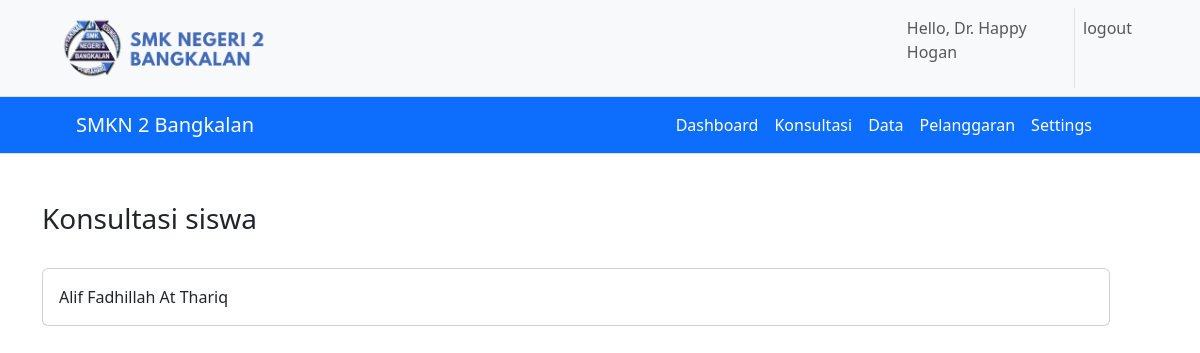
Page /admin/konsultasi.php (signed in) on the committed database.
### tables this page shows
CREATE TABLE `settings` (
  `id` int(11) NOT NULL,
  `nama_website` varchar(256) NOT NULL,
  `total_poin` int(11) NOT NULL
);

CREATE TABLE `konsultasi` (
  `id` int(11) NOT NULL,
  `sender_id` varchar(64) NOT NULL,
  `receiver_id` varchar(64) NOT NULL,
  `message` text NOT NULL,
  `created_at` timestamp NOT NULL DEFAULT current_timestamp()
);

CREATE TABLE `siswa` (
  `nisn` varchar(64) NOT NULL,
  `nama` varchar(256) NOT NULL,
  `email` varchar(256) NOT NULL,
  `kelas_siswa` varchar(64) NOT NULL,
  `jurusan` varchar(64) NOT NULL,
  `orang_tua` varchar(256) NOT NULL,
  `alamat` varchar(256) NOT NULL,
  `kontak` varchar(32) NOT NULL
);

### admin/konsultasi.php (the view, shortened to what this page needs)
<?php
include "../koneksi.php";
?>
<!DOCTYPE html>
<html lang="en">
<head>
</head>
<body>
    <?php include "../navbar.php" ?>
    <div class="container mt-5">
      <div class="row">
        <div class="col">
          <h3>Konsultasi siswa</h3>
        </div>
      </div>
    <div class="row">
        <div class="col">
            <div id="my-data" class="me-5">
            <?php
$data = $con_pdo->prepare("SELECT k.*, s.nama nama_siswa FROM konsultasi k JOIN siswa s ON k.sender_id = s.nisn WHERE k.receiver_id = :bk GROUP BY k.sender_id");
$data->bindValue(':bk', $_SESSION["admin"]["nip"]);
$data->execute();
foreach ($data as $key => $value) {
    ?>
    <a href="konsultasi_detail.php?konsultasi=<?php echo $value["id"] ?>" class="text-decoration-none">
    <div class="card w-100 mt-4">
        <div class="card-body">
            <?php echo $value["nama_siswa"] ?>
        </div>
    </div>
    </a>
    <?php
}
?>
            </div>
        </div>
    </div>
    </div>
</body>
</html>

### navbar.php (shortened to what this page needs)
<?php
include "koneksi.php";
$url = 'http://' . $_SERVER['HTTP_HOST'] . $_SERVER['REQUEST_URI'];
if (strpos($url, "guru") || strpos($url, "admin") || strpos($url, "siswa")) {
  ?>
  <link rel="stylesheet" href="../assets/css/bootstrap.min.css">
  <?php
}
?>
<link rel="stylesheet" href="https://cdn.jsdelivr.net/npm/bootstrap-icons@1.10.3/font/bootstrap-icons.css">
<nav class="navbar navbar-expand-lg bg-light px-5 navbar-light border-bottom d-print-none" style="z-index: 20">
  <div class="container-fluid d-print-none">
    <div class="collapse navbar-collapse d-print-none" id="navbarSupportedContent">
      <ul class="navbar-nav me-auto mb-2 mb-lg-0">
        <img src="/desi/assets/img/header_smkn2bkl.png" alt="smkn 2 bkl" width="25%">
      </ul>
      <ul class="navbar-nav ms-auto">
        <?php
        if (isset($_SESSION["username"])) {
          if (isset($_SESSION["guru"])) {
          ?>
          <li class="nav-item">
              <p class="nav-link">Hello, <?php echo $_SESSION["guru"]["nama"] ?></p>
          </li>
      <li class="nav-item border-start">
          <?php
          }
          elseif (isset($_SESSION["admin"])) {
            ?>
            <li class="nav-item">
                <p class="nav-link">Hello, <?php echo $_SESSION["admin"]["nama"] ?></p>
            </li>
        <li class="nav-item border-start">
            <?php
          }
        }
          if (isset($_SESSION["guru"]) || isset($_SESSION["admin"]) || isset($_SESSION["siswa"])) {
              ?>
              <form action="../logout.php" method="POST">
                <input class="nav-link" type="submit" value="logout" name="logout" onclick="return confirm('Yakin ingin keluar?')">
              </form>
              <?php
          }
          ?>
        </li>
      </ul>
    </div>
  </div>
</nav>
<nav class="navbar sticky-top navbar-dark border-bottom bg-primary navbar-expand-lg mx-6 my-6 px-3 d-print-none" style="z-index: 10">
  <div class="container-fluid mx-5 d-print-none">
    <?php
    $query = "SELECT nama_website FROM settings";
    $result = $con_mysqli->query($query);
    $row = $result->fetch_assoc();
    $nama_web = $row["nama_website"];
    if (isset($_SESSION["guru"])) {
      echo '<a class="navbar-brand fs-5" href="/desi/guru/index.php">'.$nama_web.'</a>';
    }
    elseif (isset($_SESSION["siswa"])) {
      echo '<a class="navbar-brand fs-5" href="/desi/siswa/index.php">'.$nama_web.'</a>';
    }
    elseif (isset($_SESSION["admin"])) {
      echo '<a class="navbar-brand fs-5" href="/desi/admin/index.php">'.$nama_web.'</a>';
    }
    else {
      echo '<a class="navbar-brand fs-5" href="/desi/index.php">'.$nama_web.'</a>';
    }
    ?>
    <div class="collapse navbar-collapse flex-grow-1 text-right mx-4" id="navbarNav">
      <ul class="navbar-nav ms-auto">
        <?php
          if (isset($_SESSION["admin"])) {
            ?>
            <li class="nav-item">
                <a class="nav-link active" href="/desi/admin/index.php">Dashboard</a>
            </li>
              <li class="nav-item">
                  <a class="nav-link active" href="/desi/admin/konsultasi.php">Konsultasi</a>
              </li>
              <li class="nav-item">
                  <a class="nav-link active" href="/desi/admin/data.php">Data</a>
              </li>
              <li class="nav-item">
                  <a class="nav-link active" href="/desi/admin/pelanggaran.php">Pelanggaran</a>
              </li>
              <li class="nav-item">
                  <a class="nav-link active" href="/desi/admin/settings.php">Settings</a>
              </li>
            <?php
          }
        ?>
      </ul>
    </div>
  </div>
</nav>

### rows in the picture
settings: nama_website "SMKN 2 Bangkalan"
konsultasi: sender.nama "Alif Fadhillah At Thariq"

### other values in the picture
$_SESSION["admin"]["nama"] "Dr. Happy Hogan"
